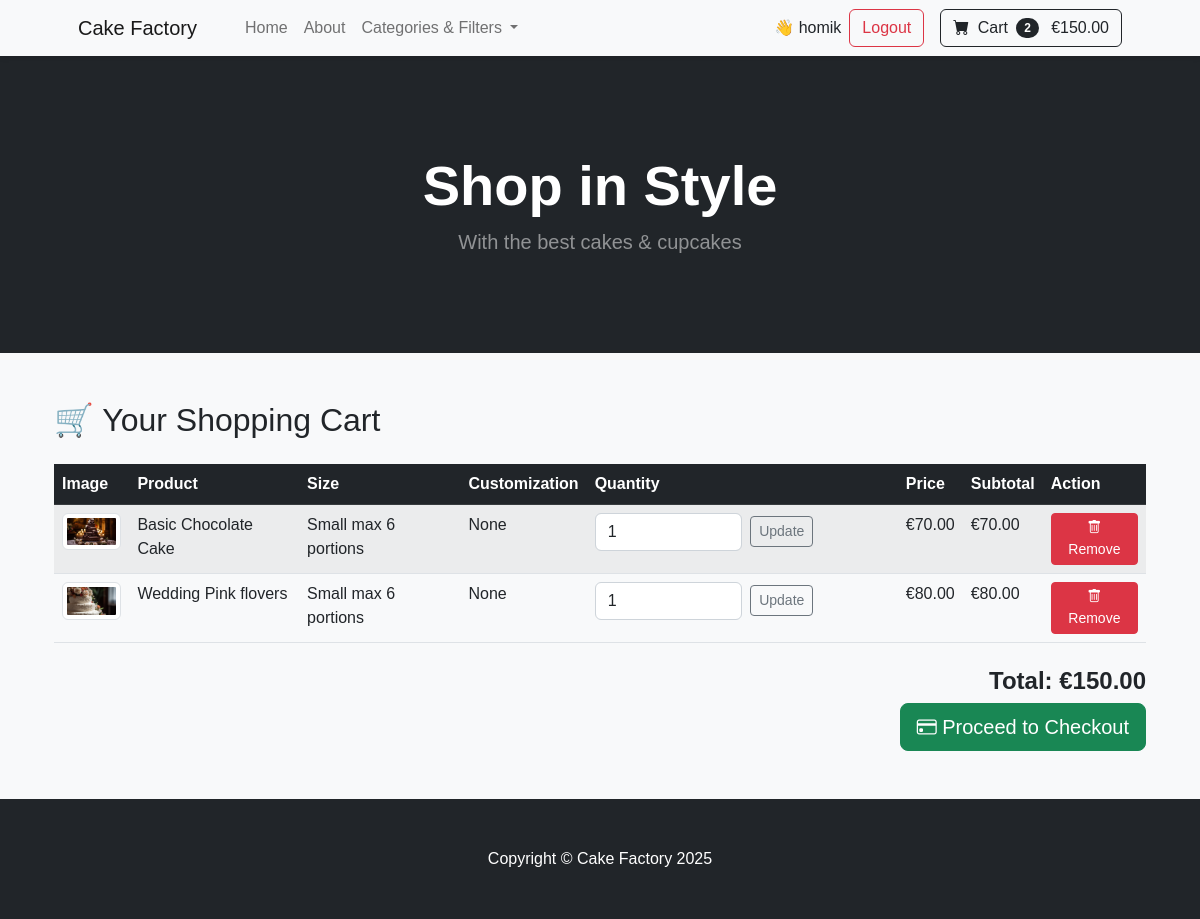
Page /orders/cart/ (signed in) on the committed database.
### products/models.py (models this page shows, shortened)
class Product(models.Model):
    name = models.CharField(max_length=255, unique=True)
    slug = models.SlugField(unique=True, blank=True)
    description = models.TextField(blank=True)
    price = models.DecimalField(max_digits=10, decimal_places=2)
    category = models.ForeignKey(
        Category, on_delete=models.SET_NULL,
        null=True, blank=True, related_name="products"
    )
    flavor = models.ForeignKey(
        Flavor, on_delete=models.SET_NULL,
        null=True, blank=True, related_name="products"
    )
    sizes = models.ManyToManyField(
        Size, blank=True, related_name="products"
    )
    image = models.ImageField(upload_to="product_images/", blank=True, null=True)
    allergen_info = models.TextField(blank=True, help_text="E.g., Contains nuts, gluten-free")
    available = models.BooleanField(default=True)
    created_at = models.DateTimeField(auto_now_add=True)

class Size(models.Model):
    name = models.CharField(max_length=100, unique=True)
    slug = models.SlugField(unique=True, blank=True)

### orders/models.py (models this page shows, shortened)
class CartItem(models.Model):
    user = models.ForeignKey(
        settings.AUTH_USER_MODEL, on_delete=models.CASCADE,
        null=True, blank=True, related_name="cart_items"
    )
    session_key = models.CharField(max_length=40, null=True, blank=True)  # Track guest users
    product = models.ForeignKey(Product, on_delete=models.CASCADE)
    size = models.ForeignKey(Size, on_delete=models.SET_NULL, null=True, blank=True)
    quantity = models.PositiveIntegerField(default=1)
    customization = models.TextField(blank=True, null=True)
    added_at = models.DateTimeField(auto_now_add=True)
    @property
    def line_total(self):
        return self.product.price * self.quantity

### orders/views.py (the view, shortened to what this page needs)
# urls.py: path("cart/", cart_view, name="cart_view"),
def cart_view(request):
    cart_items = []
    total_price = 0
    if request.user.is_authenticated:
        db_cart_items = CartItem.objects.filter(user=request.user)
        for item in db_cart_items:
            subtotal = item.line_total
            total_price += subtotal
            cart_items.append({
                "product_id": item.product.id,
                "size_id": item.size.id if item.size else None,
                "name": item.product.name,
                "image": item.product.image.url if item.product.image else None,
                "price": item.product.price,
                "quantity": item.quantity,
                "size": item.size.name if item.size else "N/A",
                "customization": item.customization if item.customization else "None",
                "subtotal": subtotal,
                "update_url": reverse("cart_update", args=[item.product.id, item.size.id if item.size else 0]),
                "remove_url": reverse("cart_remove", args=[item.product.id, item.size.id if item.size else 0]),
            })
    return render(request, "orders/cart.html", {"cart": cart_items, "total_price": total_price})

### orders/context_processors.py (called while the page is built)
def cart_context(request):
    cart_items = 0
    cart_total_price = 0.0
    if request.user.is_authenticated:
        cart_items_qs = CartItem.objects.filter(user=request.user)
        cart_items = sum(item.quantity for item in cart_items_qs)
        cart_total_price = sum(item.line_total for item in cart_items_qs)
    else:
        session_cart = request.session.get("cart", {})
        cart_items = sum(item["quantity"] for item in session_cart.values())
        cart_total_price = sum(float(item["price"]) * int(item["quantity"]) for item in session_cart.values())
    return {"cart_items": cart_items, "cart_total_price": cart_total_price}

### products/context_processors.py (called while the page is built)
def categories_context(request):
    return {
        'categories': Category.objects.all()
    }

### orders/templates/orders/cart.html (shortened to what this page needs)
{% extends "base.html" %}
{% load static %}
{% block content %}
<div class="container">
    <h2 class="mb-4">🛒 Your Shopping Cart</h2>
    {% if cart %}
    <table class="table table-striped">
        <thead class="table-dark">
            <tr>
                <th>Image</th>
                <th>Product</th>
                <th>Size</th>
                <th>Customization</th>
                <th>Quantity</th>
                <th>Price</th>
                <th>Subtotal</th>
                <th>Action</th>
            </tr>
        </thead>
        <tbody>
            {% for item in cart %}
            <tr>
                <td>
                    {% if item.image %}
                        <img src="{{ item.image }}" alt="{{ item.name }}" class="img-thumbnail" width="60">
                    {% else %}
                        <img src="{% static 'img/no-image.jpg' %}" alt="No Image" class="img-thumbnail" width="60">
                    {% endif %}
                </td>
                <td>{{ item.name }}</td>
                <td>{{ item.size|default:"N/A" }}</td>
                <td>{{ item.customization|default:"None" }}</td>
                <td>
                    <form method="POST" action="{{ item.update_url }}" class="d-flex align-items-center">
                        <input type="number" name="quantity" value="{{ item.quantity }}" min="1" class="form-control w-50">
                        <button type="submit" class="btn btn-sm btn-outline-secondary ms-2">Update</button>
                    </form>
                </td>
                <td>€{{ item.price|floatformat:2 }}</td>
                <td>€{{ item.subtotal|floatformat:2 }}</td>
                <td>
                    <a href="{{ item.remove_url }}" class="btn btn-danger btn-sm">
                        <i class="bi bi-trash"></i> Remove
                    </a>
                </td>
            </tr>
            {% endfor %}
        </tbody>
    </table>
    <div class="text-end mt-4">
        <h4><strong>Total: €{{ total_price|floatformat:2 }}</strong></h4>
        <a href="{% url 'checkout' %}" class="btn btn-success btn-lg">
            <i class="bi bi-credit-card"></i> Proceed to Checkout
        </a>
    </div>
    {% else %}
    <p class="alert alert-warning">Your cart is empty! Start shopping now.</p>
    <a href="{% url 'product_list' %}" class="btn btn-primary">Browse Products</a>
    {% endif %}
</div>
{% endblock %}

### templates/base.html (shortened to what this page needs)
{% load static %}
<!DOCTYPE html>
<html lang="en">
<head>
    <link href="https://cdn.jsdelivr.net/npm/bootstrap-icons@1.5.0/font/bootstrap-icons.css" rel="stylesheet">
    <link href="https://cdn.jsdelivr.net/npm/bootstrap@5.2.3/dist/css/bootstrap.min.css" rel="stylesheet">
    <link href="{% static 'css/styles.css' %}" rel="stylesheet">
</head>
<body>
    <nav class="navbar navbar-expand-lg navbar-light bg-light">
        <div class="container px-4 px-lg-5">
            <a class="navbar-brand" href="{% url 'home' %}">Cake Factory</a>
            <div class="collapse navbar-collapse" id="navbarSupportedContent">
                <ul class="navbar-nav me-auto mb-2 mb-lg-0 ms-lg-4">
                    <li class="nav-item"><a class="nav-link" href="{% url 'home' %}">Home</a></li>
                    <li class="nav-item"><a class="nav-link" href="#">About</a></li>
                    <li class="nav-item dropdown">
                        <a class="nav-link dropdown-toggle" href="#" id="categoriesDropdown" role="button"
                            data-bs-toggle="dropdown">
                            Categories & Filters
                        </a>
                    </li>
                </ul>
                <div class="d-flex align-items-center">
                    {% if user.is_authenticated %}
                    <span class="me-2">👋 {{ user.username }}</span>
                    <a class="btn btn-outline-danger me-3" href="{% url 'account_logout' %}">Logout</a>
                    {% else %}
                    <a class="btn btn-outline-primary me-2" href="{% url 'account_login' %}">Sign In</a>
                    <a class="btn btn-primary me-3" href="{% url 'account_signup' %}">Sign Up</a>
                    {% endif %}
                    <a class="btn btn-outline-dark" href="{% url 'cart_view' %}">
                        <i class="bi-cart-fill me-1"></i> Cart
                        <span id="cart-count"
                            class="badge bg-dark text-white ms-1 rounded-pill">{{ cart_items|default:0 }}</span>
                        {% if cart_total_price %}
                        <span id="cart-total" class="ms-2">€{{ cart_total_price|floatformat:2 }}</span>
                        {% endif %}
                    </a>
                </div>
            </div>
        </div>
    </nav>
    <header class="bg-dark py-5">
        <div class="container px-4 px-lg-5 my-5">
            <div class="text-center text-white">
                <h1 class="display-4 fw-bolder">{% block header %}Shop in Style{% endblock %}</h1>
                <p class="lead fw-normal text-white-50 mb-0">{% block subtitle %}With the best cakes &
                    cupcakes{% endblock %}</p>
            </div>
        </div>
    </header>
    <main class="container py-5">
        {% block content %}{% endblock %}
    </main>
    <footer class="py-5 bg-dark">
        <div class="container">
            <p class="m-0 text-center text-white">Copyright &copy; Cake Factory 2025</p>
        </div>
    </footer>
</body>
</html>

### static/css/styles.css (style rules this page uses)
body { background-color: #f8f9fa; font-family: 'Poppins', sans-serif; }
.navbar { background-color: #ffffff; box-shadow: 0px 2px 5px rgba(0, 0, 0, 0.1); }

### rows in the picture
Product: name "Basic Chocolate Cake", price "70.00"
Size: size "Small max 6 portions" "Small max 6 portions"
Product: name "Wedding Pink flovers", price "80.00"
CartItem: customization "None"

### other values in the picture
{{ user.username }} "homik"
{{ cart_items|default:0 }} "2"
{{ cart_total_price|floatformat:2 }} "150.00"
{{ item.customization|default:"None" }} "None"
{{ item.subtotal|floatformat:2 }} "70.00" "80.00"
{{ total_price|floatformat:2 }} "150.00"
